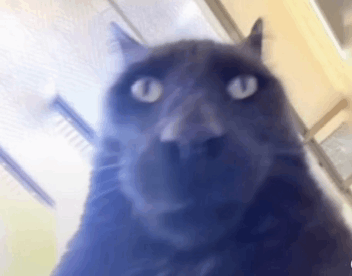
#> input picture sample/notmycat.jpg, 352 x 276 px, found by its file name
$ python tampering.py
#> lines starting #> are read from the running program, lines starting #| are printed output that depends on the picture
#Code to tamper any image
from PIL import Image, ImageDraw
import os

def create_unauthentic_image(original_image_path, output_path):

    original_image = Image.open(original_image_path).convert("RGB")
#> original_image is the input picture: PIL image 352x276 RGB; mean R, G, B 141.1, 141.7, 162
    draw = ImageDraw.Draw(original_image)
    width, height = original_image.size
#> width = 352; height = 276
    draw.rectangle([width//4, height//4, width//2, height//2], fill=(255, 0, 0, 128))
    original_image.save(output_path)
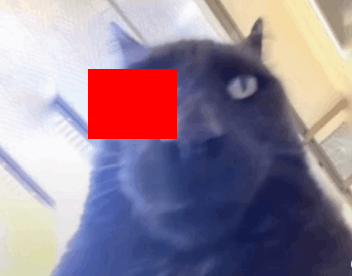
#> saved as notmycat_unauthentic.jpg: PIL image 352x276 RGB; mean R, G, B 149.3, 133, 150.3
    print(f"Unauthentic image saved as: {output_path}")
project_directory = 'C:\\Users\\USER\\Desktop\\PixelTrace\\sample'  # Adjust this path as needed
original_image_path = os.path.join(project_directory, 'notmycat.jpg')
output_image_path = os.path.join(project_directory, 'notmycat_unauthentic.jpg')

create_unauthentic_image(original_image_path, output_image_path)

$ run again, with sample/mycat.jpg copied over sample/notmycat.jpg
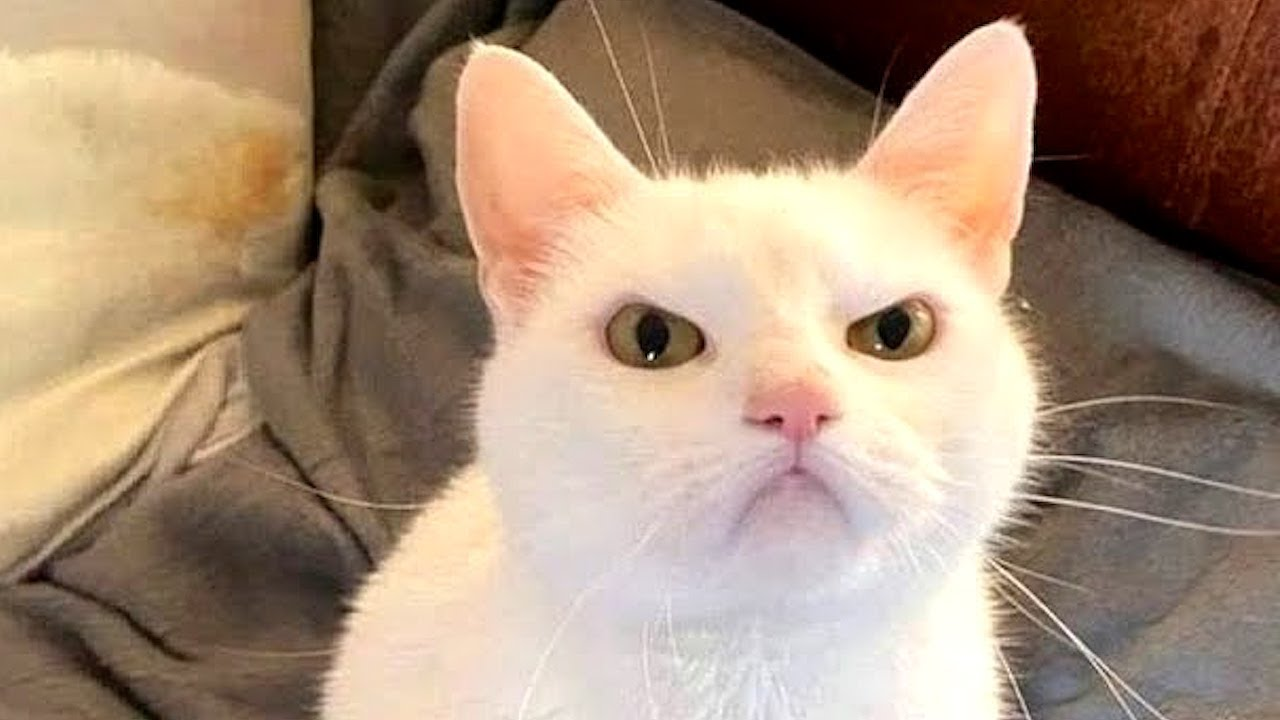
#> input picture sample/mycat.jpg, 1280 x 720 px, found by its file name
#> in create_unauthentic_image, original_image is the input picture: PIL image 1280x720 RGB; mean R, G, B 167.2, 143.3, 121.3
#> in create_unauthentic_image, `original_image.save(output_path)`:
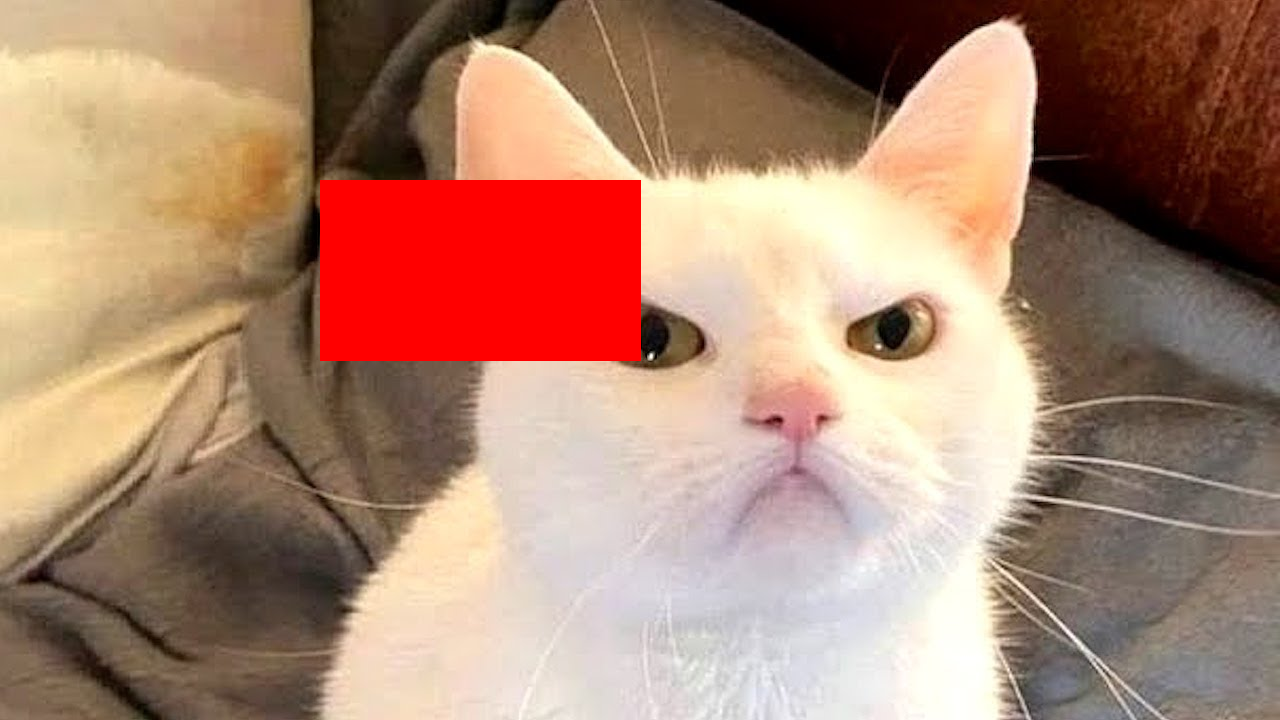
#> saved as notmycat_unauthentic.jpg: PIL image 1280x720 RGB; mean R, G, B 172.8, 134.9, 114.6
